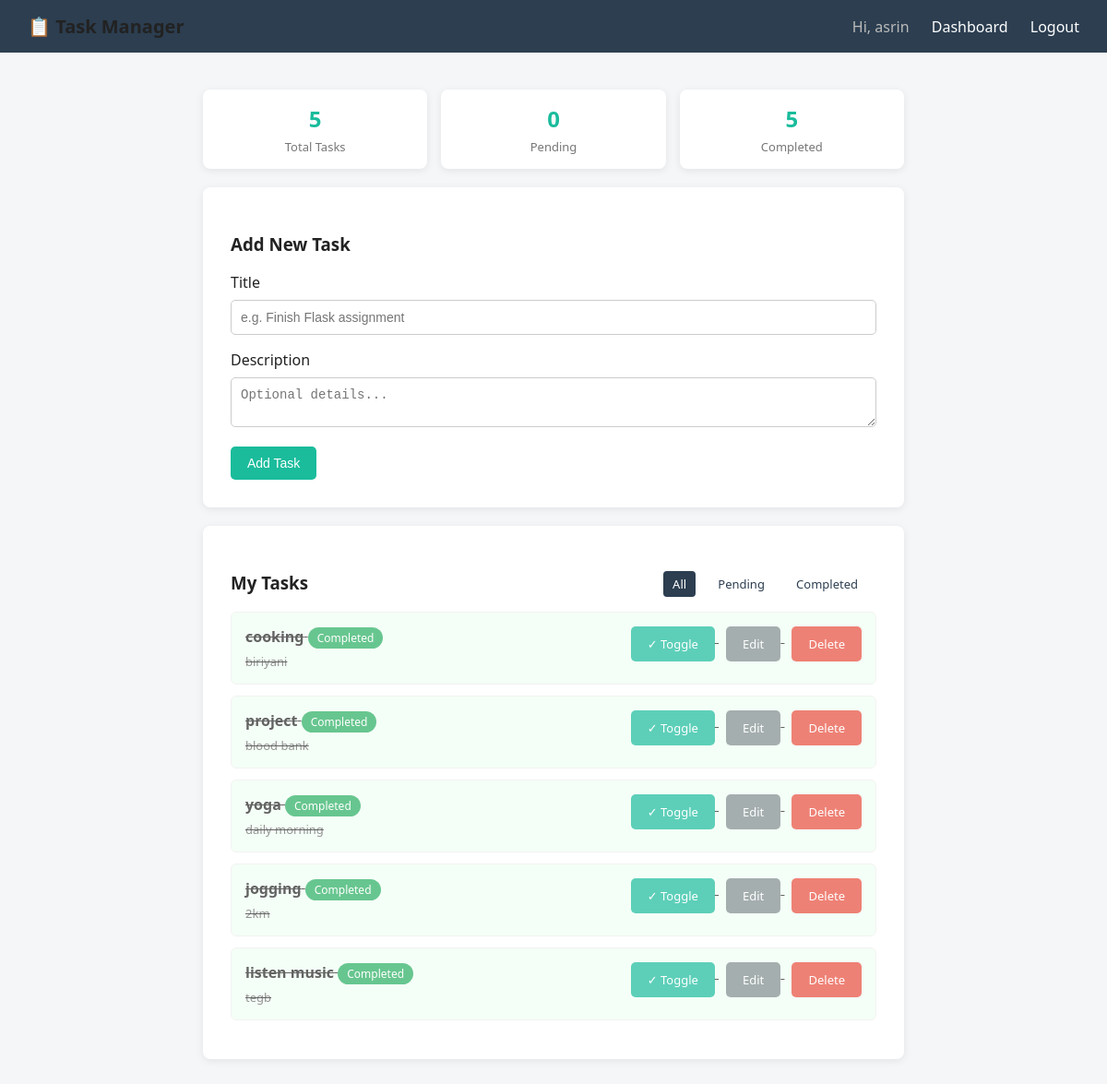
The page /dashboard (signed in) on the database its author committed.
### app.py (models this page shows)
class Task(db.Model):
    id = db.Column(db.Integer, primary_key=True)
    title = db.Column(db.String(120), nullable=False)
    description = db.Column(db.Text, nullable=True)
    status = db.Column(db.String(20), default='Pending')  # Pending / Completed
    created_at = db.Column(db.DateTime, default=datetime.utcnow)
    user_id = db.Column(db.Integer, db.ForeignKey('user.id'), nullable=False)

### app.py (the view)
@app.route('/dashboard')
@login_required
def dashboard():
    user_id = session['user_id']
    filter_status = request.args.get('status', 'All')
    query = Task.query.filter_by(user_id=user_id)
    if filter_status != 'All':
        query = query.filter_by(status=filter_status)
    tasks = query.order_by(Task.created_at.desc()).all()
    total = Task.query.filter_by(user_id=user_id).count()
    completed = Task.query.filter_by(user_id=user_id, status='Completed').count()
    pending = total - completed
    return render_template(
        'dashboard.html',
        tasks=tasks,
        total=total,
        completed=completed,
        pending=pending,
        filter_status=filter_status
    )

### app.py (called while the page is built)
def login_required(f):
    @wraps(f)
    def decorated_function(*args, **kwargs):
        if 'user_id' not in session:
            flash('Please log in to continue.', 'warning')
            return redirect(url_for('login'))
        return f(*args, **kwargs)
    return decorated_function

### templates/dashboard.html (shortened to what this page needs)
{% extends 'base.html' %}
{% block content %}
<div class="stats">
    <div class="stat-box"><h2>{{ total }}</h2><p>Total Tasks</p></div>
    <div class="stat-box"><h2>{{ pending }}</h2><p>Pending</p></div>
    <div class="stat-box"><h2>{{ completed }}</h2><p>Completed</p></div>
</div>
<div class="card" style="margin-bottom:20px;">
    <h3>Add New Task</h3>
    <form method="POST" action="{{ url_for('add_task') }}">
        <label>Title</label>
        <input type="text" name="title" placeholder="e.g. Finish Flask assignment" required>
        <label>Description</label>
        <textarea name="description" rows="2" placeholder="Optional details..."></textarea>
        <button type="submit">Add Task</button>
    </form>
</div>
<div class="card">
    <div style="display:flex; justify-content:space-between; align-items:center;">
        <h3>My Tasks</h3>
        <div class="filters">
            <a href="{{ url_for('dashboard', status='All') }}" class="{{ 'active' if filter_status=='All' }}">All</a>
            <a href="{{ url_for('dashboard', status='Pending') }}" class="{{ 'active' if filter_status=='Pending' }}">Pending</a>
            <a href="{{ url_for('dashboard', status='Completed') }}" class="{{ 'active' if filter_status=='Completed' }}">Completed</a>
        </div>
    </div>
    {% if tasks %}
        {% for task in tasks %}
        <div class="task {{ 'completed' if task.status == 'Completed' }}">
            <div>
                <strong>{{ task.title }}</strong>
                <span class="status-badge {{ task.status }}">{{ task.status }}</span>
                {% if task.description %}<p style="margin:5px 0 0; color:#666; font-size:13px;">{{ task.description }}</p>{% endif %}
            </div>
            <div class="task-actions">
                <a href="{{ url_for('toggle_status', task_id=task.id) }}" class="btn">✓ Toggle</a>
                <a href="{{ url_for('edit_task', task_id=task.id) }}" class="btn btn-secondary">Edit</a>
                <a href="{{ url_for('delete_task', task_id=task.id) }}" class="btn btn-danger"
                   onclick="return confirm('Delete this task?');">Delete</a>
            </div>
        </div>
        {% endfor %}
    {% else %}
        <p style="color:#999;">No tasks found. Add one above!</p>
    {% endif %}
</div>
{% endblock %}

### templates/base.html (shortened to what this page needs)
<!DOCTYPE html>
<html lang="en">
<head>
</head>
<body>
    <nav>
        <div class="brand">📋 Task Manager</div>
        <div>
            {% if session.get('user_id') %}
                <span style="color:#bbb;">Hi, {{ session.get('username') }}</span>
                <a href="{{ url_for('dashboard') }}">Dashboard</a>
                <a href="{{ url_for('logout') }}">Logout</a>
            {% else %}
                <a href="{{ url_for('login') }}">Login</a>
                <a href="{{ url_for('register') }}">Register</a>
            {% endif %}
        </div>
    </nav>
    <div class="container">
        {% block content %}{% endblock %}
    </div>
</body>
</html>

### templates/base.html (style rules this page uses)
* { box-sizing: border-box; }
body { font-family: 'Segoe UI', Arial, sans-serif; background: #f4f6f8; margin: 0; color: #222; }
nav { background: #2c3e50; padding: 15px 30px; display: flex; justify-content: space-between; align-items: center; }
nav a { color: #fff; text-decoration: none; margin-left: 20px; font-weight: 500; }
.brand { font-size: 20px; font-weight: bold; }
.container { max-width: 800px; margin: 40px auto; padding: 0 20px; }
.card { background: #fff; border-radius: 8px; padding: 30px; box-shadow: 0 2px 8px rgba(0,0,0,0.08); }
input[type=text], input[type=password], textarea { width: 100%; padding: 10px; margin: 8px 0 16px 0; border: 1px solid #ccc; border-radius: 5px; font-size: 14px; }
button, .btn { background: #1abc9c; color: #fff; border: none; padding: 10px 18px; border-radius: 5px; cursor: pointer; font-size: 14px; text-decoration: none; display: inline-block; }
.btn-danger { background: #e74c3c; }
.btn-secondary { background: #7f8c8d; }
.task { border: 1px solid #eee; border-radius: 6px; padding: 15px; margin-bottom: 12px; display: flex; justify-content: space-between; align-items: flex-start; }
.task.completed { background: #f0fff4; text-decoration: line-through; opacity: 0.7; }
.task-actions a { margin-left: 8px; font-size: 13px; }
.status-badge { display: inline-block; padding: 3px 10px; border-radius: 12px; font-size: 12px; color: #fff; background: #f39c12; }
.status-badge.Completed { background: #27ae60; }
.stats { display: flex; gap: 15px; margin-bottom: 20px; }
.stat-box { flex: 1; background: #fff; border-radius: 8px; padding: 15px; text-align: center; box-shadow: 0 2px 8px rgba(0,0,0,0.08); }
.stat-box h2 { margin: 0; color: #1abc9c; }
.stat-box p { margin: 5px 0 0; color: #777; font-size: 13px; }
.filters a { margin-right: 10px; color: #2c3e50; font-size: 13px; text-decoration: none; padding: 5px 10px; border-radius: 4px; }
.filters a.active { background: #2c3e50; color: #fff; }

### rows shown on the page
Task: title "cooking", status "Completed", description "biriyani"
Task: title "project", status "Completed", description "blood bank"
Task: title "yoga", status "Completed", description "daily morning"
Task: title "jogging", status "Completed", description "2km"
Task: title "listen music", status "Completed", description "tegb"

### other values the page prints
{{ session.get('username') }} "asrin"
{{ total }} "5"
{{ pending }} "0"
{{ completed }} "5"
